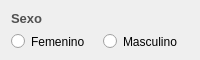
                    <widget class="QWidget" name="espacio_sexo" native="true">
                     <property name="sizePolicy">
                      <sizepolicy hsizetype="Preferred" vsizetype="Preferred">
                       <horstretch>0</horstretch>
                       <verstretch>0</verstretch>
                      </sizepolicy>
                     </property>
                     <property name="minimumSize">
                      <size>
                       <width>0</width>
                       <height>60</height>
                      </size>
                     </property>
                     <property name="maximumSize">
                      <size>
                       <width>16777215</width>
                       <height>0</height>
                      </size>
                     </property>
                     <layout class="QGridLayout" name="gridLayout_2">
                      <item row="1" column="0" alignment="Qt::AlignLeft">
                       <widget class="QRadioButton" name="input_sexo_femenino">
                        <property name="minimumSize">
                         <size>
                          <width>0</width>
                          <height>0</height>
                         </size>
                        </property>
                        <property name="maximumSize">
                         <size>
                          <width>100</width>
                          <height>16777215</height>
                         </size>
                        </property>
                        <property name="styleSheet">
                         <string notr="true">QRadioButton{

	
	font: 75 10pt &quot;Arial&quot;;
	border-color:#ffffff;

}</string>
                        </property>
                        <property name="text">
                         <string>Femenino</string>
                        </property>
                       </widget>
                      </item>
                      <item row="1" column="1">
                       <widget class="QRadioButton" name="input_sexo_masculino">
                        <property name="minimumSize">
                         <size>
                          <width>0</width>
                          <height>0</height>
                         </size>
                        </property>
                        <property name="maximumSize">
                         <size>
                          <width>100</width>
                          <height>16777215</height>
                         </size>
                        </property>
                        <property name="styleSheet">
                         <string notr="true">QRadioButton{

	
	font: 75 10pt &quot;Arial&quot;;
	border-color:#ffffff;

}</string>
                        </property>
                        <property name="text">
                         <string>Masculino</string>
                        </property>
                       </widget>
                      </item>
                      <item row="0" column="0" alignment="Qt::AlignTop">
                       <widget class="QLabel" name="label_sexo">
                        <property name="sizePolicy">
                         <sizepolicy hsizetype="Preferred" vsizetype="Preferred">
                          <horstretch>0</horstretch>
                          <verstretch>2</verstretch>
                         </sizepolicy>
                        </property>
                        <property name="maximumSize">
                         <size>
                          <width>16777215</width>
                          <height>20</height>
                         </size>
                        </property>
                        <property name="font">
                         <font>
                          <family>Arial</family>
                          <pointsize>10</pointsize>
                          <weight>75</weight>
                          <bold>true</bold>
                         </font>
                        </property>
                        <property name="styleSheet">
                         <string notr="true">QLabel{
		
	color: rgb(80, 80, 80);

	border-color: #ffffff;


}
</string>
                        </property>
                        <property name="text">
                         <string>Sexo</string>
                        </property>
                        <property name="scaledContents">
                         <bool>false</bool>
                        </property>
                       </widget>
                      </item>
                     </layout>
                    </widget>
